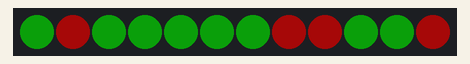
This sketch was run on a simulated Arduino Uno, built with avr-gcc and run on an emulated ATmega328P. Parts: 12 RGB LEDs in strip order, left to right. Dim RGB values are drawn brighter than linear; the strip is taken to match the declared colour order; random numbers use the default seed unless the sketch sets one.

Above: at 0.15 s.
At 37.88 s:
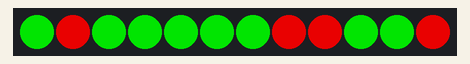

The sketch:

countbat.ino
```cpp
/*
  CountBat project by Duncan Wilson
  Oct 2021

*/

// Adafruit NeoPixel library
#include <Adafruit_NeoPixel.h>

// Data Pin for NeoPixels?
#define PIN        4

// How many NeoPixels are attached to the Arduino?
#define NUMPIXELS 12 // we are using a 12 LED RGBW NeoPixel

// When setting up the NeoPixel library, we tell it how many pixels,
// and which pin to use to send signals.
Adafruit_NeoPixel pixels(NUMPIXELS, PIN, NEO_RGBW + NEO_KHZ800);

#define DELAYVAL 300 // Time (in milliseconds) to pause between updates
int MQTTupdates[NUMPIXELS];
int r,g;

void setup() {
  pixels.begin(); // INITIALIZE NeoPixel strip object
  pixels.clear(); // Set all pixel colors to 'off'

  // if analog input pin 0 is unconnected, random analog
  // noise will cause the call to randomSeed() to generate
  // different seed numbers each time the sketch runs.
  // randomSeed() will then shuffle the random function.
  randomSeed(analogRead(0));
  for(int i=0; i<NUMPIXELS; i++) {
    MQTTupdates[i] = random(2); // either 0 or 1
  }
}

void loop() {

  // check for MQTTupdates
  // --- add code in here ---

  // The first NeoPixel in a strand is #0, second is 1, all the way up
  // to the count of pixels minus one.
  for(int i=0; i<NUMPIXELS; i++) { // For each pixel...

    r=150; //default to red being on
    g=0;
    // work out if LED is red or green
    if(MQTTupdates[i]){
      r=0;
      g=200;
    }
    // pixels.Color() takes GRBW values, not sure why GR are switched
    pixels.setPixelColor(i, pixels.Color(g, r, 0, 12));

  }
  pixels.show();   // Send the updated pixel colors to the hardware.

  for (int i=50; i<200; i++) { pixels.setBrightness(i); pixels.show(); delay(10); }
  for (int i=200; i>50; i--) { pixels.setBrightness(i); pixels.show(); delay(10); }

}
```
